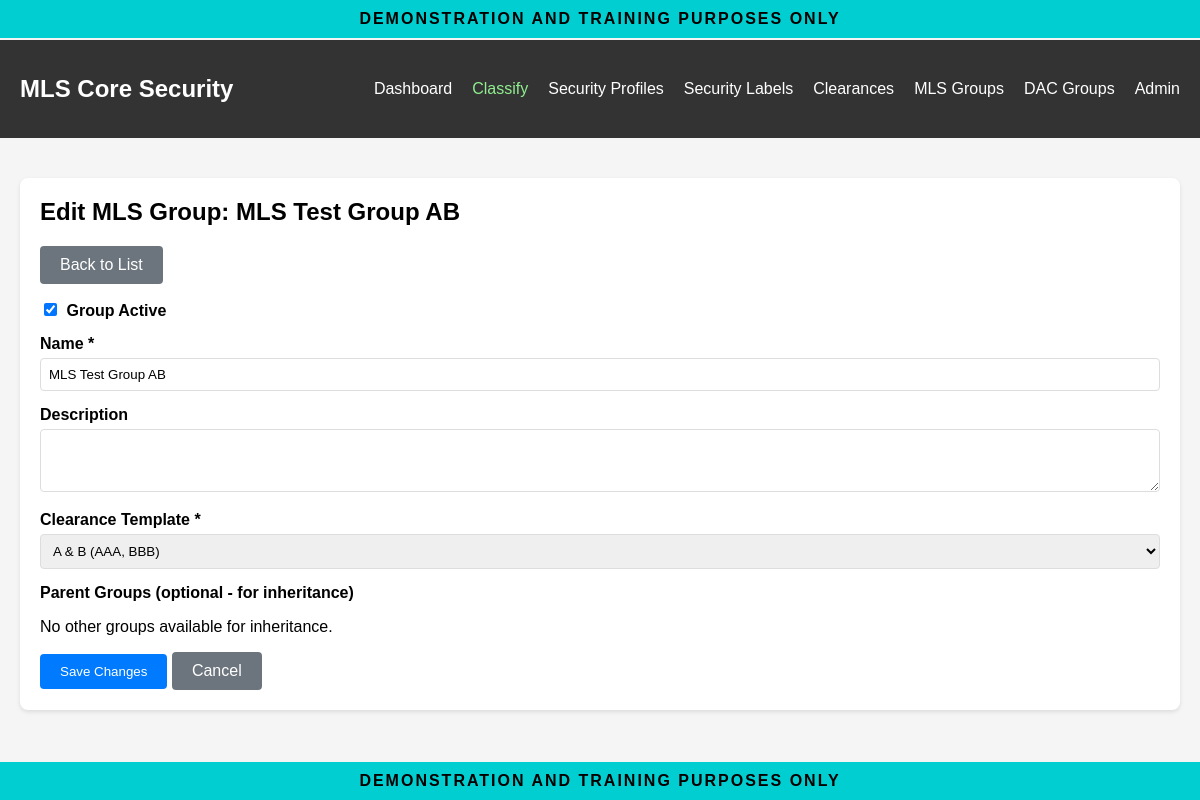
Screenshot of /mls/mls-groups/1/edit/ (signed in) with the database file from the repository.
### mls_core/models.py (models this page shows, shortened)
class MLSGroup(models.Model):
    name = models.CharField(max_length=100, unique=True)
    description = models.TextField(blank=True)
    clearance_template = models.ForeignKey(
        SecurityClearance,
        on_delete=models.PROTECT,
        related_name='mls_groups',
        help_text="Security clearance granted to group members"
    )
    parent_groups = models.ManyToManyField(
        'self',
        symmetrical=False,
        related_name='child_groups',
        blank=True,
        help_text="Parent groups (members inherit parent clearances)"
    )
    is_active = models.BooleanField(default=True)
    created_at = models.DateTimeField(auto_now_add=True)
    updated_at = models.DateTimeField(auto_now=True)
    class Meta:
        verbose_name = "MLS Group"
        verbose_name_plural = "MLS Groups"
        permissions = [
            ("manage_mls_groups", "Can manage MLS groups"),
        ]

class SecurityClearance(models.Model):
    name = models.CharField(
        max_length=100,
        blank=True,
        help_text="Optional name for this clearance/classification"
    )
    securities = models.ManyToManyField(
        SecurityLabel,
        related_name="clearances",
        blank=True,
        help_text="The set of security labels"
    )
    description = models.TextField(
        blank=True,
        help_text="Description of this clearance level"
    )
    created_at = models.DateTimeField(auto_now_add=True)
    updated_at = models.DateTimeField(auto_now=True)
    class Meta:
        verbose_name = "Security Clearance"
        verbose_name_plural = "Security Clearances"

### mls_core/views.py (the view, shortened to what this page needs)
# urls.py: path('mls-groups/<int:group_id>/edit/', views.mls_group_edit, name='mls_group_edit'),
@login_required
@permission_required('mls_core.senior_security_manager', raise_exception=True)
def mls_group_edit(request, group_id):
    group = get_object_or_404(MLSGroup, pk=group_id)
    context = {
        'group': group,
        'clearances': SecurityClearance.objects.all(),
        'all_groups': MLSGroup.objects.exclude(pk=group.id),  # Exclude self to prevent circular reference
    }
    return render(request, 'mls_core/mls_group_edit.html', context)

### mls_core/templates/mls_core/mls_group_edit.html (shortened to what this page needs)
{% extends "mls_core/base.html" %}
{% block content %}
<div class="card">
    <h2>Edit MLS Group: {{ group.name }}</h2>
    <p><a href="{% url 'mls_core:mls_group_list' %}" class="btn btn-secondary">Back to List</a></p>
    <form method="post">
        <div class="form-group">
            <label for="is_active">
                <input type="checkbox" id="is_active" name="is_active" {% if group.is_active %}checked{% endif %}>
                Group Active
            </label>
        </div>
        <div class="form-group">
            <label for="name">Name *</label>
            <input type="text" id="name" name="name" required maxlength="100" value="{{ group.name }}">
        </div>
        <div class="form-group">
            <label for="description">Description</label>
            <textarea id="description" name="description" rows="3">{{ group.description }}</textarea>
        </div>
        <div class="form-group">
            <label for="clearance_template">Clearance Template *</label>
            <select id="clearance_template" name="clearance_template" required>
                {% for clearance in clearances %}
                    <option value="{{ clearance.id }}" {% if group.clearance_template.id == clearance.id %}selected{% endif %}>
                        {{ clearance.name }}
                        ({% for label in clearance.securities.all %}{{ label.short_code }}{% if not forloop.last %}, {% endif %}{% endfor %})
                    </option>
                {% endfor %}
            </select>
        </div>
        <div class="form-group">
            <label>Parent Groups (optional - for inheritance)</label>
            {% for parent in all_groups %}
                <div>
                    <label>
                        <input type="checkbox" name="parent_groups" value="{{ parent.id }}"
                               {% if parent in group.parent_groups.all %}checked{% endif %}>
                        {{ parent.name }}
                    </label>
                </div>
            {% empty %}
                <p>No other groups available for inheritance.</p>
            {% endfor %}
        </div>
        <button type="submit" class="btn">Save Changes</button>
        <a href="{% url 'mls_core:mls_group_list' %}" class="btn btn-secondary">Cancel</a>
    </form>
</div>
{% endblock %}

### mls_core/templates/mls_core/base.html (style rules this page uses)
body { font-family: Arial, sans-serif; margin: 0; padding: 0; background-color: #f5f5f5; padding-top: 40px; padding-bottom: 40px; }
.card { background-color: white; padding: 20px; border-radius: 8px; box-shadow: 0 2px 4px rgba(0,0,0,0.1); margin-bottom: 20px; }
.card h2 { margin-top: 0; }
.btn { display: inline-block; padding: 10px 20px; background-color: #007bff; color: white; text-decoration: none; border-radius: 4px; border: none; cursor: pointer; }
.btn-secondary { background-color: #6c757d; }
.form-group { margin-bottom: 15px; }
.form-group label { display: block; margin-bottom: 5px; font-weight: bold; }
.form-group input[type="text"], .form-group input[type="number"], .form-group input[type="date"], .form-group select, .form-group textarea { width: 100%; padding: 8px; border: 1px solid #ddd; border-radius: 4px; box-sizing: border-box; }
.form-group input[type="checkbox"] { margin-right: 5px; }

### rows the page displays
MLSGroup: name "MLS Test Group AB", is_active "☑", clearance_template "A & B (AAA, BBB)"
